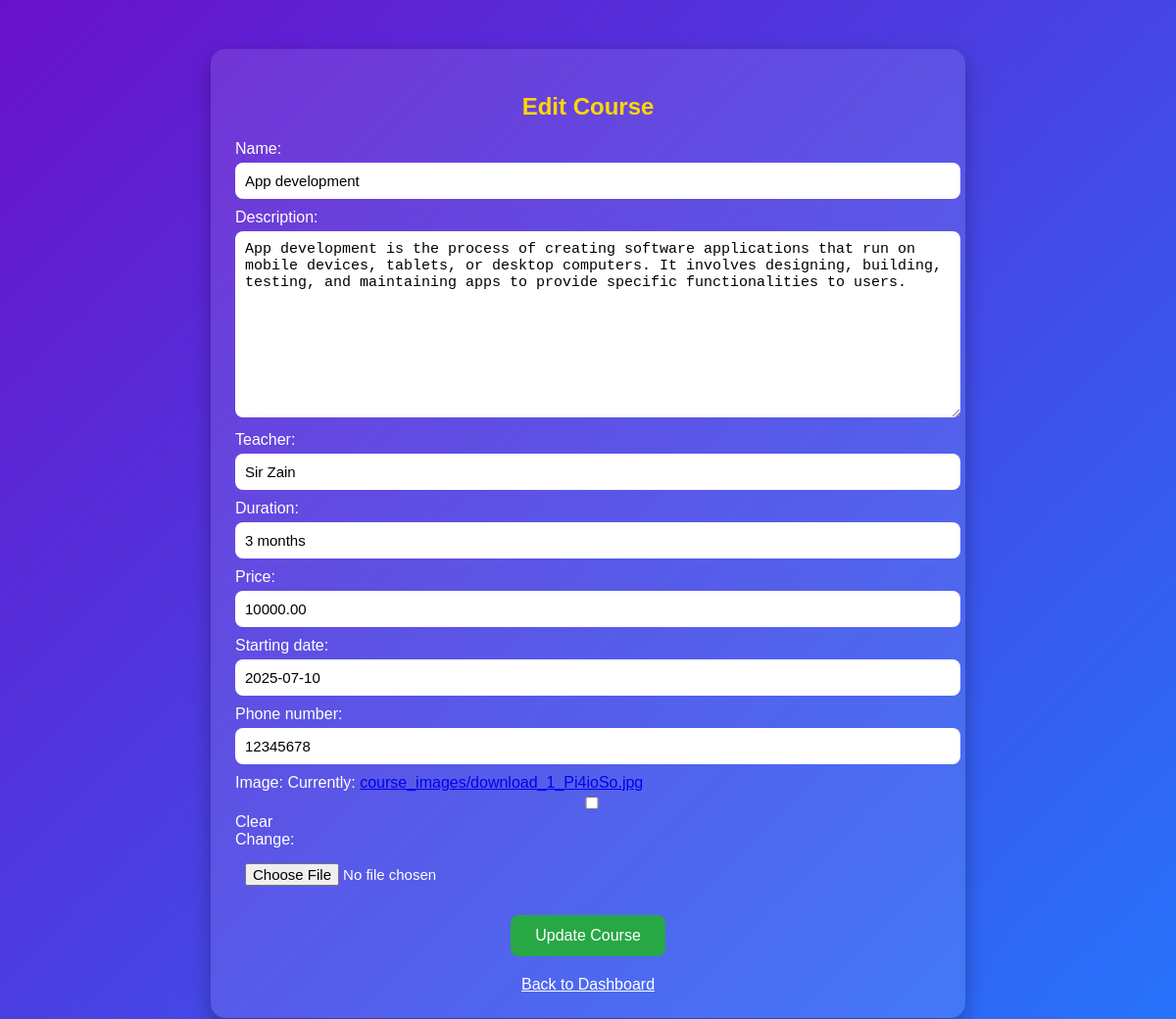
The page /edit-course/5/ (signed in) on the database as committed earlier.
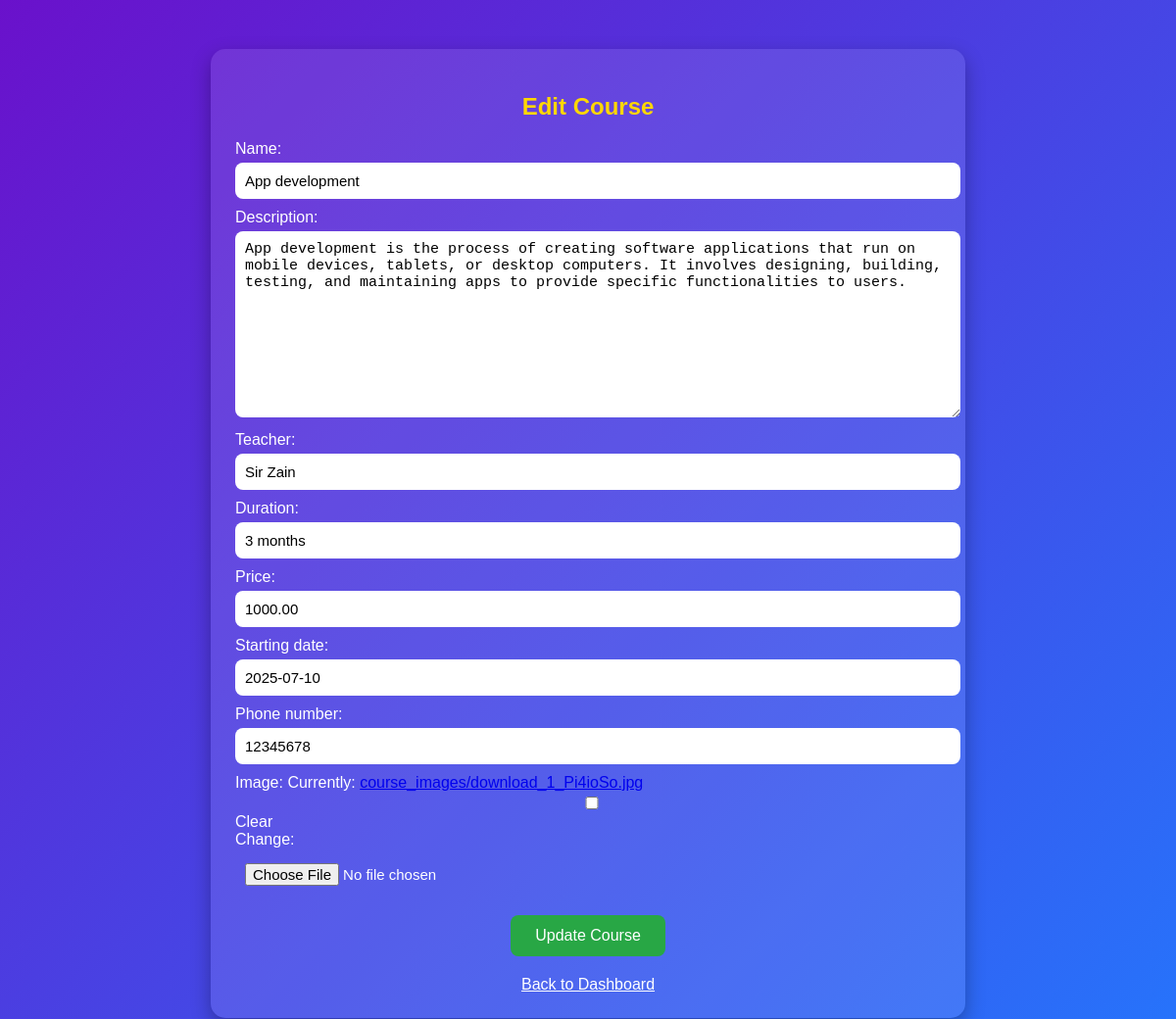
The same page on the database as committed later.
### students/models.py (models this page shows, shortened)
class Course(models.Model):
    name = models.CharField(max_length=100)
    description = models.TextField(blank=True, null=True)
    teacher = models.CharField(max_length=100, blank=True, null=True)
    duration = models.CharField(max_length=50, blank=True, null=True)  # e.g. "3 months"
    price = models.DecimalField(max_digits=8, decimal_places=2, blank=True, null=True)
    starting_date = models.DateField(blank=True, null=True)
    phone_number = models.CharField(max_length=15, blank=True, null=True)
    image = models.ImageField(upload_to='course_images/', blank=True, null=True)
    created_at = models.DateTimeField(auto_now_add=True)

### students/views.py (the view)
# urls.py: path('edit-course/<int:pk>/', views.edit_course, name='edit_course'),
@login_required(login_url='login')
def edit_course(request, pk):
    course = get_object_or_404(Course, pk=pk)
    if request.method == 'POST':
        form = CourseForm(request.POST, request.FILES, instance=course)
        if form.is_valid():
            form.save()
            return redirect('dashboard')
    else:
        form = CourseForm(instance=course)
    return render(request, 'edit_course.html', {'form': form, 'course': course})

### students/views.py
class CourseForm(forms.ModelForm):
    class Meta:
        model = Course
        fields = ['name', 'description', 'teacher', 'duration',
                  'price', 'starting_date', 'phone_number', 'image']

### templates/edit_course.html (shortened to what this page needs)
<!DOCTYPE html>
<html lang="en">
<head>
</head>
<body>
    <div class="form-container">
        <h2>Edit Course</h2>
        <form method="post" enctype="multipart/form-data">
            {{ form.as_p }}
            <button type="submit">Update Course</button>
        </form>
        <a href="{% url 'dashboard' %}" class="back-link">Back to Dashboard</a>
    </div>
</body>
</html>

Rows that differ between the two databases and show on the page:
changed Course "App development": price "10000.00" → "1000.00"
